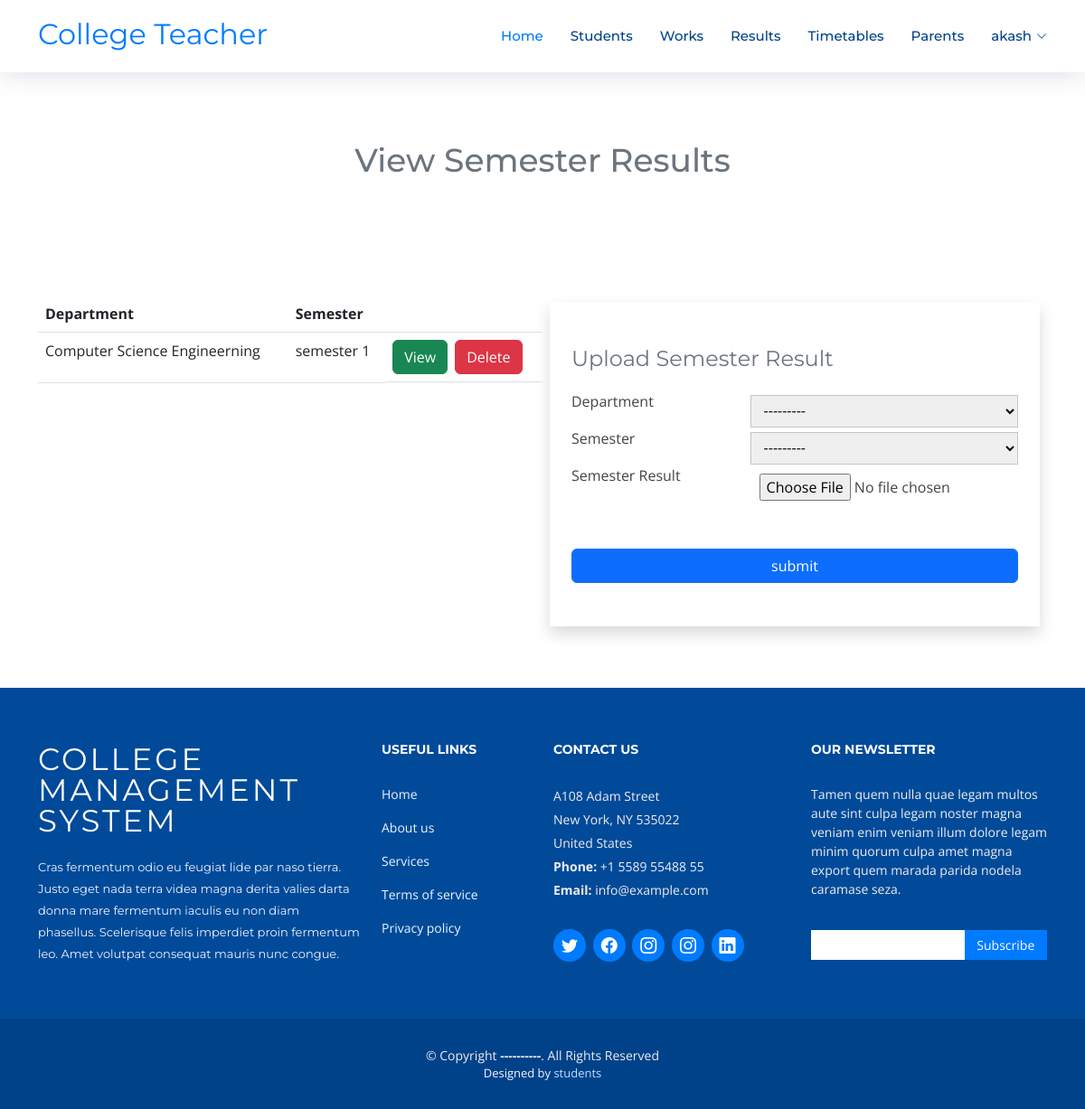
/Teacher/viewSemResults (signed in), run on the app's committed database.
### teacher/models.py (models this page shows)
class SemesterResult(models.Model):
    options = (
    ("Computer Science Engineerning","Computer Science Engineerning"),
    ("Electronics Engineerning","Electronics Engineerning"),
    ("Civil Engineerning","Civil Engineerning"),
    ("Mechanical Engineerning","Mechanical Engineerning"),
    ("Electrical Engineerning","Electrical Engineerning")
    )
    sems = (
        ("semester 1","semester 1"),
        ("semester 2","semester 2"),
        ("semester 3","semester 3"),
        ("semester 4","semester 4"),
        ("semester 5","semester 5"),
        ("semester 6","semester 6"),
    )
    Semester = models.CharField(max_length=255,choices=sems)
    Department = models.CharField(max_length=255,choices=options)
    Semester_Result = models.FileField(upload_to="semresult")
    Date_assigned = models.DateField(auto_now=True)
    teacher = models.ForeignKey(TeacherProfile,on_delete=models.CASCADE,null=True,blank=True)

### teacher/views.py (the view)
# urls.py: path("viewSemResults",views.viewSemResults,name="viewSemResults"),
def viewSemResults(request):
    teacher = TeacherProfile.objects.get(user=request.user)
    sem_result_form = SemesterResultForm()
    sem_results = SemesterResult.objects.filter(teacher=teacher)
    return render(request,"teacher/view-sem-results.html",{"sem_result_form":sem_result_form,"sem_results":sem_results})

### teacher/forms.py
class SemesterResultForm(ModelForm):
    class Meta:
        model = SemesterResult
        fields = ["Department","Semester","Semester_Result"]

### templates/teacher/view-sem-results.html (shortened to what this page needs)
{% extends 'teacher/index.html' %}
{% block content %}
<main id="main">
    <section id="contact" class="contact">
        <div class="container" data-aos="fade-up">
            <div class="section-header mt-5 pt-5">
                <h3><span class="text-muted">View Semester Results</h3>
            </div>
            <div class="section-header mt-5 text-end">
            </div>
            <div class="row gx-lg-0 gy-1">
                <div class="col-lg-6">
                    <table class="table">
                        <thead>
                            <tr>
                                <th>Department</th>
                                <th>Semester</th>
                                <th> </th>
                            </tr>
                        </thead>
                        <tbody>
                            {% for s in sem_results %}
                            <tr>
                                <td>{{s.Department}}</td>
                                <td>{{s.Semester}}</td>
                                <td class="d-flex"><a href="{{s.Semester_Result.url}}" class="btn btn-success me-2"
                                        target="_blank">View</a>
                                    <a href="{% url 'deleteSemResult' s.id %}"
                                        onclick="return confirm('confirm delete ?')" class="btn btn-danger">Delete</a>
                                </td>
                            </tr>
                            {% endfor %}
                        </tbody>
                    </table>
                </div>
                <div class="col-lg-6 p-2">
                    <form action="{% url 'addSemesterResult'%}" method="post" class="shadow px-4 py-5"
                        enctype="multipart/form-data">
                        <h4 class="text-muted">Upload Semester Result </h4>
                        {% for s in sem_result_form %}
                        <div class="d-flex justify-content-between">
                            <label for="">{{s.label}}</label>
                            {{s}}
                        </div>
                        {% endfor %}
                        <div class="text-center">
                            <button type="submit" class="btn btn-primary w-100 mt-5">submit</button>
                        </div>
                    </form>
                </div>
            </div>
        </div>
    </section>
</main>
{% endblock %}

### templates/teacher/index.html (shortened to what this page needs)
<!DOCTYPE html>
{% load static %}
<html lang="en">
<head>
    <link href="{% static 'assets/vendor/aos/aos.css' %}" rel="stylesheet">
    <link href="{% static 'assets/vendor/bootstrap/css/bootstrap.min.css' %}" rel="stylesheet">
    <link href="{% static 'assets/vendor/bootstrap-icons/bootstrap-icons.css' %}" rel="stylesheet">
    <link href="{% static 'assets/vendor/glightbox/css/glightbox.min.css' %}" rel="stylesheet">
    <link href="{% static 'assets/vendor/swiper/swiper-bundle.min.css' %}" rel="stylesheet">
    <link href="{% static 'assets/css/style.css' %}" rel="stylesheet">
</head>
<body>
    <header id="header" class="fixed-top d-flex align-items-center">
        <div class="container d-flex justify-content-between align-items-center ">
            <div class="logo">
                <a href="/">
                    <h2 class="mt-3">College Teacher</h2>
                </a>
            </div>
            <nav id="navbar" class="navbar">
                <ul>
                    <li><a class="nav-link scrollto active" href="/">Home</a></li>
                    <li><a class="nav-link scrollto" href="{% url 'viewDepartmentStudents' %}">Students</a></li>
                    <li><a class="nav-link scrollto" href="{% url 'viewWorks' %}">Works</a></li>
                    <li><a class="nav-link scrollto " href="{% url 'viewSemResults' %}">Results</a></li>
                    <li><a class="nav-link scrollto " href="{% url 'viewTimeTable' %}">Timetables</a></li>
                    <li><a class="nav-link scrollto" href="{% url 'viewParents' %}">Parents</a></li>
                    <li class="dropdown">
                        <a href="#">
                            <span>{{request.user.username}}</span>
                            <i class="bi bi-chevron-down"></i></a>
                    </li>
                </ul>
            </nav>
        </div>
    </header>
    {% block content %}{% endblock %}
    <footer id="footer">
        <div class="footer-top">
            <div class="container">
                <div class="row">
                    <div class="col-lg-4 col-md-6 footer-info">
                        <h3>College Management system</h3>
                        <p>Cras fermentum odio eu feugiat lide par naso tierra. Justo eget nada terra videa magna derita
                            valies darta donna mare fermentum iaculis eu non diam phasellus. Scelerisque felis imperdiet
                            proin fermentum leo. Amet volutpat consequat mauris nunc congue.</p>
                    </div>
                    <div class="col-lg-2 col-md-6 footer-links">
                        <h4>Useful Links</h4>
                        <ul>
                            <li><a href="#">Home</a></li>
                            <li><a href="#">About us</a></li>
                            <li><a href="#">Services</a></li>
                            <li><a href="#">Terms of service</a></li>
                            <li><a href="#">Privacy policy</a></li>
                        </ul>
                    </div>
                    <div class="col-lg-3 col-md-6 footer-contact">
                        <h4>Contact Us</h4>
                        <p>
                            A108 Adam Street <br>
                            New York, NY 535022<br>
                            United States <br>
                            <strong>Phone:</strong> +1 5589 55488 55<br>
                            <strong>Email:</strong> info@example.com<br>
                        </p>
                        <div class="social-links">
                            <a href="#" class="twitter"><i class="bi bi-twitter"></i></a>
                            <a href="#" class="facebook"><i class="bi bi-facebook"></i></a>
                            <a href="#" class="instagram"><i class="bi bi-instagram"></i></a>
                            <a href="#" class="instagram"><i class="bi bi-instagram"></i></a>
                            <a href="#" class="linkedin"><i class="bi bi-linkedin"></i></a>
                        </div>
                    </div>
                    <div class="col-lg-3 col-md-6 footer-newsletter">
                        <h4>Our Newsletter</h4>
                        <p>Tamen quem nulla quae legam multos aute sint culpa legam noster magna veniam enim veniam
                            illum dolore legam minim quorum culpa amet magna export quem marada parida nodela caramase
                            seza.</p>
                        <form action="" method="post">
                            <input type="email" name="email"><input type="submit" value="Subscribe">
                        </form>
                    </div>
                </div>
            </div>
        </div>
        <div class="container">
            <div class="copyright">
                &copy; Copyright <strong>----------</strong>. All Rights Reserved
            </div>
            <div class="credits">
                Designed by <a href="">students</a>
            </div>
        </div>
    </footer>
</body>
</html>

### static/assets/css/style.css (style rules this page uses)
body { background: #fff; color: #444; font-family: "Open Sans", sans-serif; }
a { color: #007bff; text-decoration: none; transition: 0.5s; }
p { padding: 0; margin: 0 0 30px 0; }
h1, h2, h3, h4, h5, h6 { font-family: "Montserrat", sans-serif; font-weight: 400; margin: 0 0 20px 0; padding: 0; }
#header { height: 80px; z-index: 997; transition: all 0.5s; background: #fff; box-shadow: 0px 0px 30px rgba(127, 137, 161, 0.3); }
.navbar { padding: 0; }
.navbar ul { margin: 0; padding: 0; display: flex; list-style: none; align-items: center; }
.navbar li { position: relative; }
.navbar a, .navbar a:focus { display: flex; align-items: center; justify-content: space-between; padding: 10px 0 10px 30px; font-family: "Montserrat", sans-serif; font-size: 15px; color: #004289; font-weight: 500; white-space: nowrap; transition: 0.3s; }
.navbar a i, .navbar a:focus i { font-size: 12px; line-height: 0; margin-left: 5px; }
.navbar a:hover, .navbar .active, .navbar .active:focus, .navbar li:hover>a { color: #007bff; }
section { overflow: hidden; }
.section-header h3 { font-size: 36px; color: #283d50; text-align: center; font-weight: 500; position: relative; }
#contact { box-shadow: 0px 0px 12px 0px rgba(0, 0, 0, 0.1); padding: 60px 0; overflow: hidden; }
#contact .section-header { padding-bottom: 30px; }
#footer { background: #00428a; padding: 0 0 30px 0; color: #eee; font-size: 14px; }
#footer .footer-top { background: #004a99; padding: 60px 0 30px 0; }
#footer .footer-top .footer-info { margin-bottom: 30px; }
#footer .footer-top .footer-info h3 { font-size: 34px; margin: 0 0 20px 0; padding: 2px 0 2px 0; line-height: 1; font-family: "Montserrat", sans-serif; color: #fff; font-weight: 400; letter-spacing: 3px; text-transform: uppercase; }
#footer .footer-top .footer-info p { font-size: 13px; line-height: 24px; margin-bottom: 0; font-family: "Montserrat", sans-serif; color: #ecf5ff; }
#footer .footer-top .social-links a { font-size: 18px; display: inline-flex; align-items: center; justify-content: center; background: #007bff; color: #fff; margin-right: 4px; border-radius: 50%; text-align: center; width: 36px; height: 36px; transition: 0.3s; }
#footer .footer-top .social-links a i { line-height: 0; }
#footer .footer-top h4 { font-size: 14px; font-weight: bold; color: #fff; text-transform: uppercase; position: relative; padding-bottom: 10px; }
#footer .footer-top .footer-links { margin-bottom: 30px; }
#footer .footer-top .footer-links ul { list-style: none; padding: 0; margin: 0; }
#footer .footer-top .footer-links ul li { padding: 8px 0; }
#footer .footer-top .footer-links ul li:first-child { padding-top: 0; }
#footer .footer-top .footer-links ul a { color: #ecf5ff; }
#footer .footer-top .footer-contact { margin-bottom: 30px; }
#footer .footer-top .footer-contact p { line-height: 26px; }
#footer .footer-top .footer-newsletter { margin-bottom: 30px; }
#footer .footer-top .footer-newsletter input[type=email] { border: 0; padding: 6px 8px; width: 65%; }
#footer .footer-top .footer-newsletter input[type=submit] { background: #007bff; border: 0; width: 35%; padding: 6px 0; text-align: center; color: #fff; transition: 0.3s; cursor: pointer; }
#footer .copyright { text-align: center; padding-top: 30px; }
#footer .credits { text-align: center; font-size: 13px; color: #f1f7ff; }
#footer .credits a { color: #bfddfe; }

### templates/teacher/view-sem-results.html (style rules this page uses)
.d-flex select, input { width: 60%; padding: 5px 10px; margin-top: 5px; border-color: rgb(197, 197, 197); }

### data on the page
SemesterResult: Department "Computer Science Engineerning", Semester "semester 1"

### other printed values
{{ request.user.username }} "akash"
{{ s.label }} "Department" "Semester" "Semester Result"
